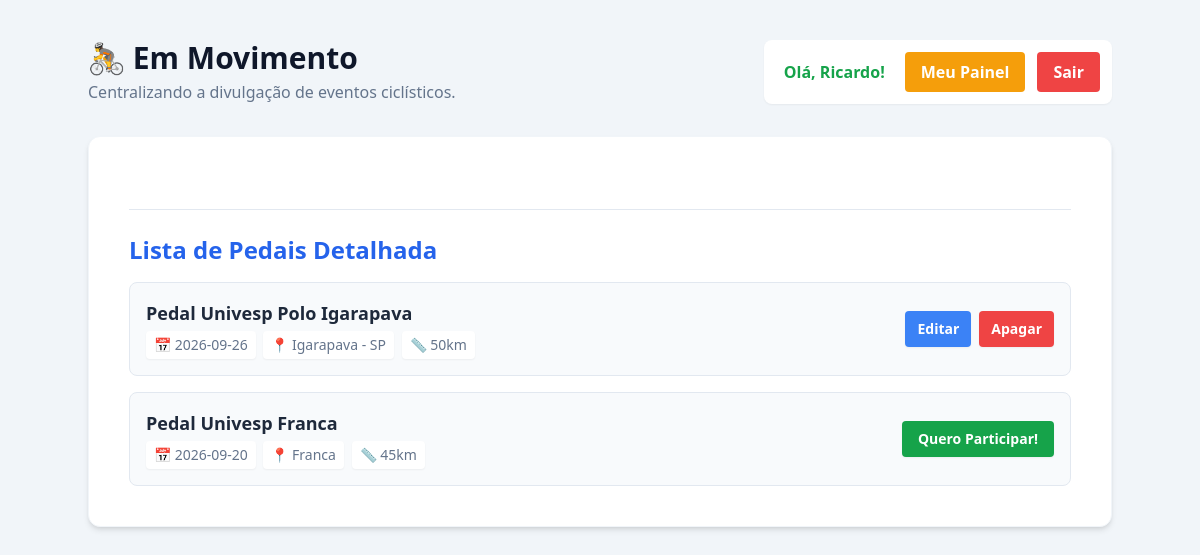
/ (signed in), run on the app's committed database.
### tables this page shows
CREATE TABLE usuarios (
            id INTEGER PRIMARY KEY AUTOINCREMENT,
            nome TEXT,
            email TEXT UNIQUE,
            senha TEXT
        );

CREATE TABLE eventos (
            id INTEGER PRIMARY KEY AUTOINCREMENT,
            titulo TEXT,
            data TEXT,
            cidade TEXT,
            distancia TEXT,
            criador_id INTEGER,
            FOREIGN KEY(criador_id) REFERENCES usuarios(id)
        );

### main.py (the view)
@app.get("/")
def pagina_inicial(request: Request):
    conn = conectar_banco()
    cursor_eventos = conn.execute("SELECT * FROM eventos")
    eventos_db = cursor_eventos.fetchall()
    usuario_id = request.cookies.get("usuario_id")
    usuario_logado = None
    if usuario_id:
        cursor_usuario = conn.execute("SELECT * FROM usuarios WHERE id = ?", (usuario_id,))
        usuario_logado = cursor_usuario.fetchone()
    conn.close()
    return templates.TemplateResponse(
        request=request,
        name="index.html",
        context={"eventos": eventos_db, "usuario": usuario_logado}
    )

### templates/index.html (shortened to what this page needs)
<!DOCTYPE html>
<html lang="pt-BR">
<head>
    <script src="https://cdn.tailwindcss.com"></script>
</head>
<body class="bg-slate-100 font-sans text-slate-800 p-4 md:p-10">
    <header class="max-w-5xl mx-auto flex flex-col md:flex-row justify-between items-center mb-8 gap-4">
        <div class="text-center md:text-left">
            <h1 class="text-3xl font-extrabold text-slate-900 flex items-center justify-center md:justify-start gap-2">
                🚴 Em Movimento
            </h1>
            <p class="text-slate-500 font-medium mt-1">Centralizando a divulgação de eventos ciclísticos.</p>
        </div>
        {% if usuario %}
            <div class="flex items-center gap-3 bg-white p-2 md:p-3 rounded-lg shadow-sm">
                <span class="text-green-600 font-bold px-2">Olá, {{ usuario.nome }}!</span>
                <a href="/painel" class="bg-amber-500 hover:bg-amber-600 text-white px-4 py-2 rounded font-bold transition">Meu Painel</a>
                <a href="/sair" class="bg-red-500 hover:bg-red-600 text-white px-4 py-2 rounded font-bold transition">Sair</a>
            </div>
        {% else %}
            <a href="/login" class="bg-blue-600 hover:bg-blue-700 text-white px-6 py-3 rounded-lg font-bold shadow-md transition">
                Entrar / Cadastrar
            </a>
        {% endif %}
    </header>
    <main class="max-w-5xl mx-auto flex flex-col gap-8 items-center">
        <section class="w-full bg-white p-6 md:p-10 rounded-xl shadow-md border border-slate-100">
            <hr class="border-slate-200 mb-6">
            <h2 class="text-2xl font-bold text-blue-600 mb-4">Lista de Pedais Detalhada</h2>
            <ul class="flex flex-col gap-4">
                {% for evento in eventos %}
                    <li class="bg-slate-50 p-4 rounded-lg border border-slate-200 flex flex-col md:flex-row justify-between md:items-center gap-4 hover:shadow-md transition">
                        <div>
                            <strong class="text-lg text-slate-800">{{ evento.titulo }}</strong>
                            <div class="text-sm text-slate-500 mt-1 font-medium">
                                <span class="bg-white px-2 py-1 rounded shadow-sm inline-block mb-1 md:mb-0 mr-1">📅 {{ evento.data }}</span>
                                <span class="bg-white px-2 py-1 rounded shadow-sm inline-block mb-1 md:mb-0 mr-1">📍 {{ evento.cidade }}</span>
                                <span class="bg-white px-2 py-1 rounded shadow-sm inline-block">📏 {{ evento.distancia }}</span>
                            </div>
                        </div>
                        <div class="flex gap-2">
                            {% if usuario %}
                                {% if usuario.id == evento.criador_id %}
                                    <a href="/editar/{{ evento.id }}" class="bg-blue-500 hover:bg-blue-600 text-white px-3 py-2 rounded text-sm font-bold shadow-sm transition">Editar</a>
                                    <a href="/deletar/{{ evento.id }}" class="bg-red-500 hover:bg-red-600 text-white px-3 py-2 rounded text-sm font-bold shadow-sm transition">Apagar</a>
                                {% else %}
                                    <a href="/participar/{{ evento.id }}" class="bg-green-600 hover:bg-green-700 text-white px-4 py-2 rounded text-sm font-bold shadow-sm transition">Quero Participar!</a>
                                {% endif %}
                            {% endif %}
                        </div>
                    </li>
                {% else %}
                    <p class="text-slate-500 font-medium bg-slate-50 p-4 rounded text-center border border-slate-200">Nenhum evento cadastrado ainda.</p>
                {% endfor %}
            </ul>
        </section>
    </main>
</body>
</html>

### data on the page
usuarios: nome "Ricardo"
eventos: titulo "Pedal Univesp Polo Igarapava", data "2026-09-26", cidade "Igarapava - SP", distancia "50km"
eventos: titulo "Pedal Univesp Franca", data "2026-09-20", cidade "Franca", distancia "45km"
